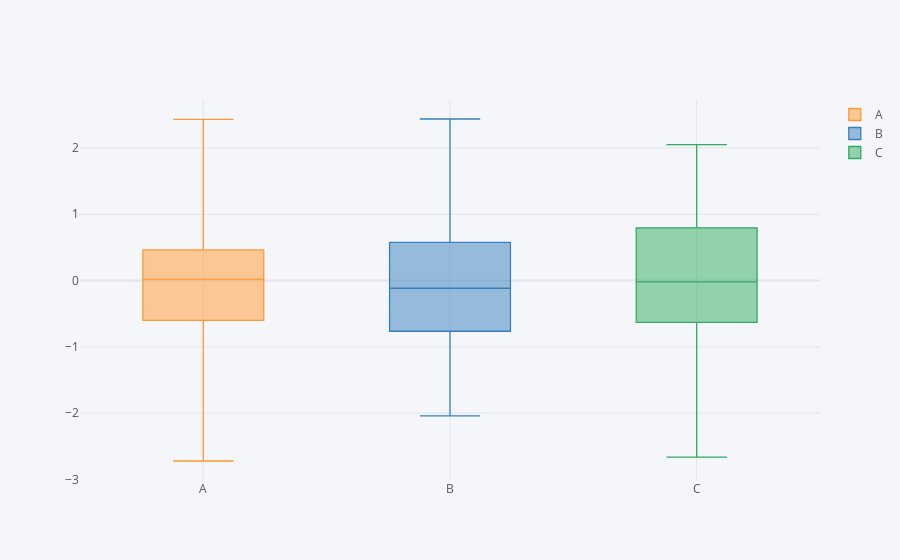

Notebook code for this chart:
### Markdown cell above
### 3) Box Plot

### Code cell
df.iplot(kind='box')  # will automatically so some aggregation

### Figure 1 — Plotly figure (JSON) as saved in the notebook; plotly's stock layout.template omitted (floating-point values rounded to 4 significant figures)
{"data": [{"boxpoints": false, "line": {"width": 1.3}, "marker": {"color": "rgba(255, 153, 51, 1.0)"}, "name": "A", "orientation": "v", "type": "box", "y": [-0.3568, 0.7162, 0.6038, 0.6448, 0.146, -0.7702, 0.01569, -2.18, -0.5028, -0.244, -0.4445, -0.02115, 0.8113, 0.4639, 0.6398, 1.771, 0.8315, -0.6762, -0.5543, -1.909, -0.4997, 0.6663, 0.02556, 2.21, -1.732, -0.9089, 2.432, 0.1213, -0.6001, 0.442, 0.4358, -0.4552, 0.242, -0.4697, -0.7346, -2.722, 0.3371, 0.1717, -1.664, 0.5483, 0.3105, -1.006, -0.7688, -0.2877, -2.224, 0.2807, -0.4989, 0.2467, 0.3197, 1.832]}, {"boxpoints": false, "line": {"width": 1.3}, "marker": {"color": "rgba(55, 128, 191, 1.0)"}, "name": "B", "orientation": "v", "type": "box", "y": [0.0441, 0.03745, 1.799, -0.6842, -0.9354, 1.201, 0.1275, 0.1953, -0.8443, -0.1366, 0.8169, -0.552, 0.2095, -0.2645, -0.5246, 0.05841, -1.252, 0.7473, 0.8078, -0.8317, -0.06214, 2.032, 2.438, -1.345, -2.043, -0.1957, -0.3988, -0.3976, 1.808, 0.1302, -0.699, 1.594, -1.781, -0.09437, -1.018, -0.7699, 1.134, 0.5777, 1.88, -1.519, -0.2258, -0.09487, 0.828, -0.3516, 0.4561, -1.772, -1.408, -0.765, -0.2815, 0.08931]}, {"boxpoints": false, "line": {"width": 1.3}, "marker": {"color": "rgba(50, 171, 96, 1.0)"}, "name": "C", "orientation": "v", "type": "box", "y": [0.5748, 1.393, 0.8793, -0.7227, -0.8665, 1.827, -1.05, -0.5208, -0.241, 0.8471, -0.2294, -1.131, 1.204, 0.7965, -1.495, -0.04206, 0.1481, -0.1439, -1.457, 0.09432, 0.1382, -0.01583, 0.4388, 0.7572, -0.343, -0.5551, 1.561, -0.3252, 1.683, -0.4335, -0.02127, 0.4195, 0.2706, -0.02945, -0.6296, 1.578, 2.051, -0.04507, 0.04288, -1.675, -0.9183, -1.787, 1.494, 1.566, -0.01125, -2.663, 0.622, -2.491, 1.233, -0.649]}], "layout": {"legend": {"bgcolor": "#F5F6F9", "font": {"color": "#4D5663"}}, "paper_bgcolor": "#F5F6F9", "plot_bgcolor": "#F5F6F9", "title": {"font": {"color": "#4D5663"}}, "xaxis": {"gridcolor": "#E1E5ED", "showgrid": true, "tickfont": {"color": "#4D5663"}, "title": {"font": {"color": "#4D5663"}, "text": ""}, "zerolinecolor": "#E1E5ED"}, "yaxis": {"gridcolor": "#E1E5ED", "showgrid": true, "tickfont": {"color": "#4D5663"}, "title": {"font": {"color": "#4D5663"}, "text": ""}, "zerolinecolor": "#E1E5ED"}}}
